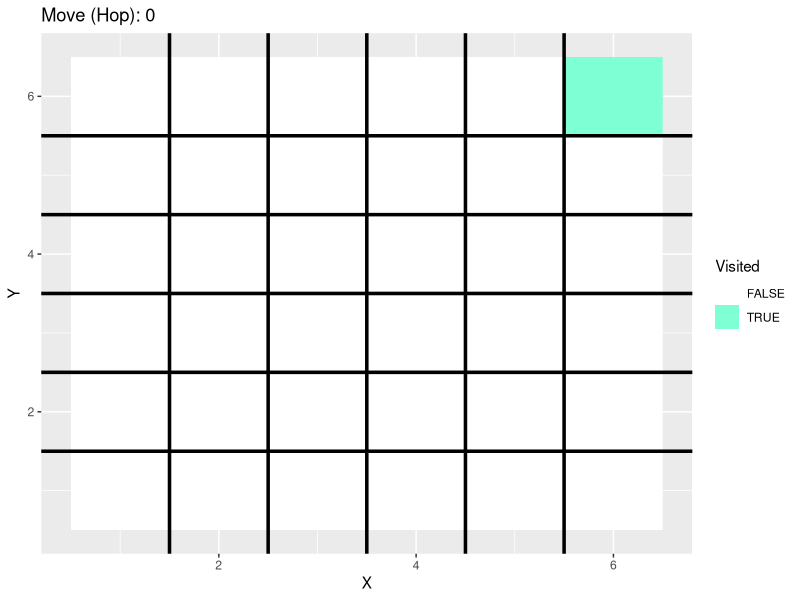
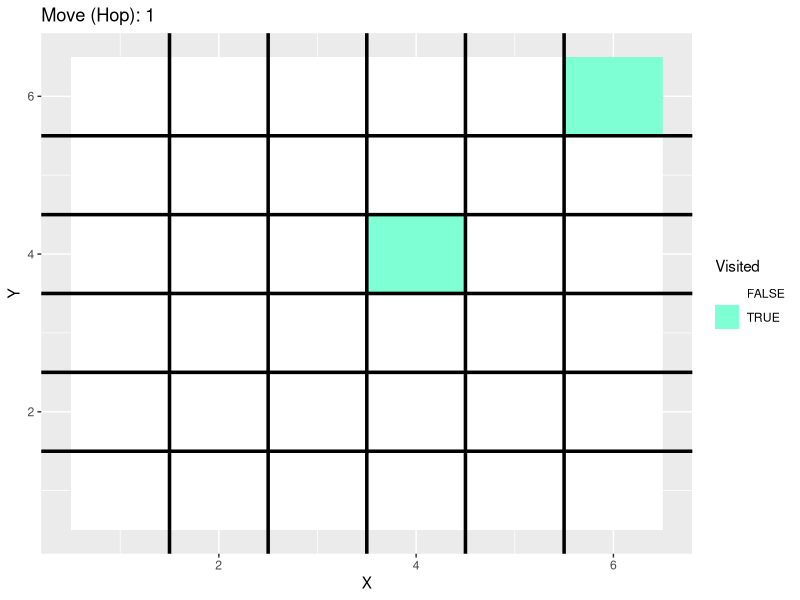
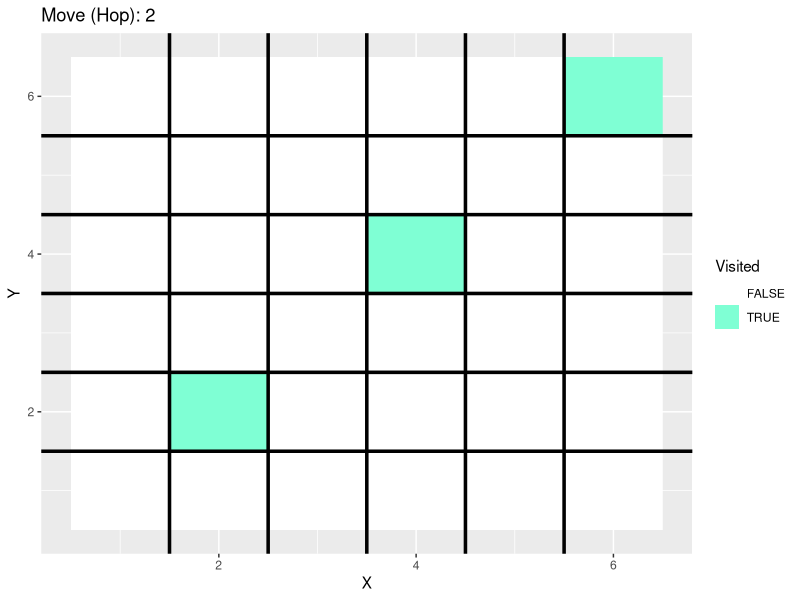
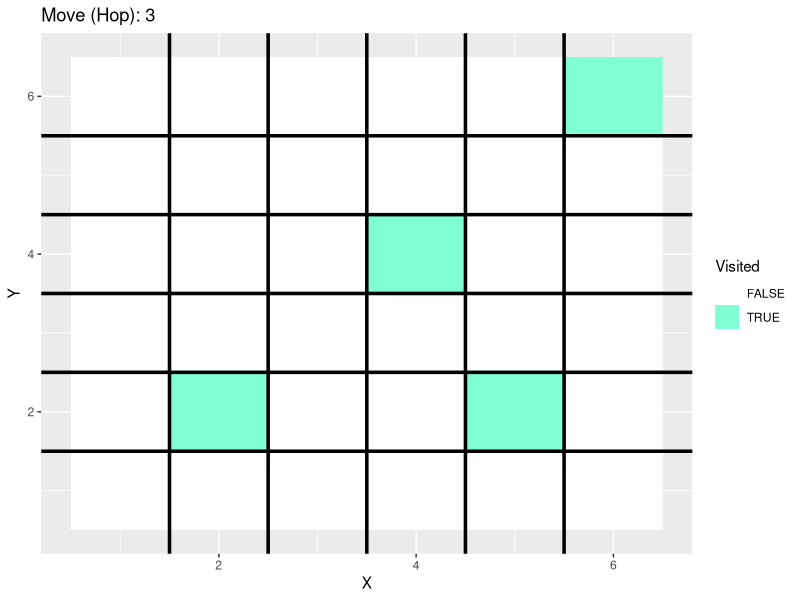
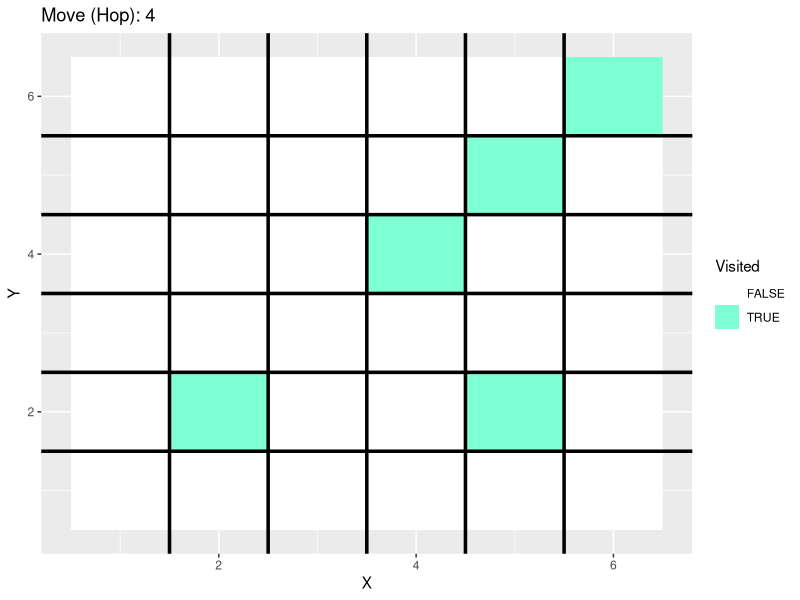
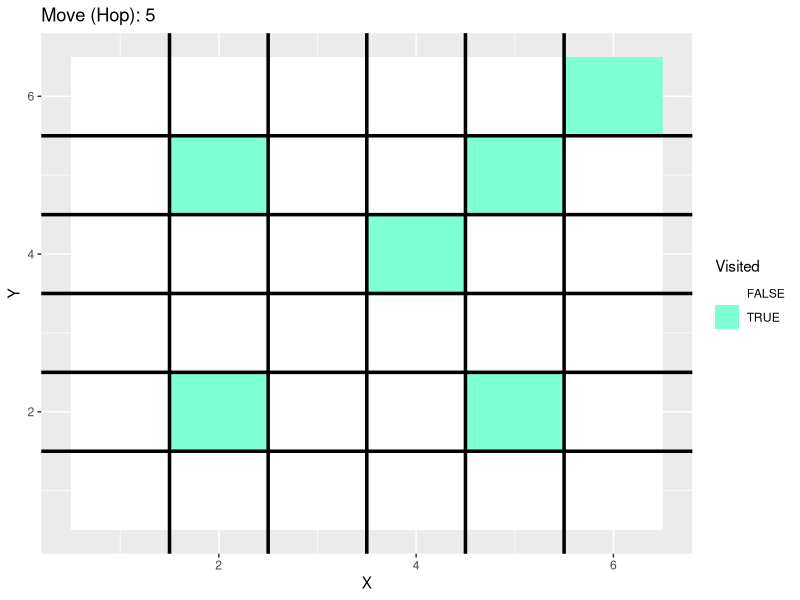
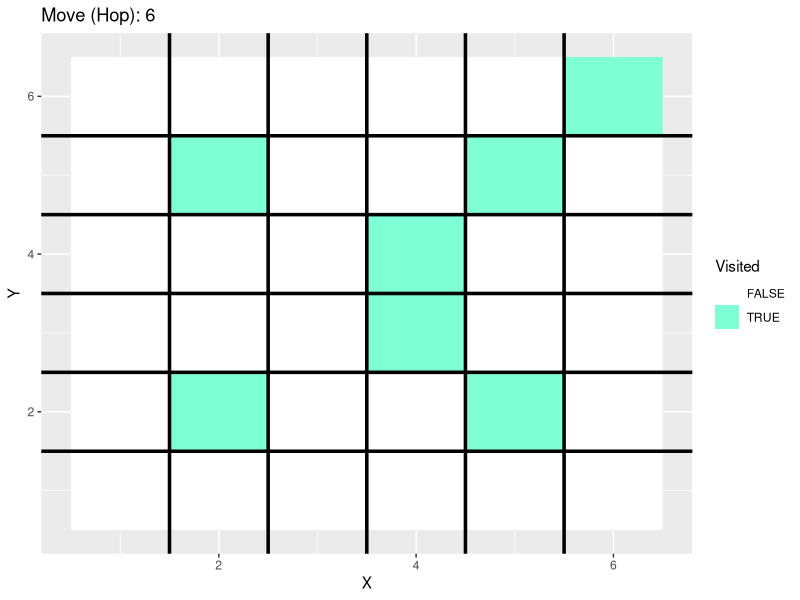
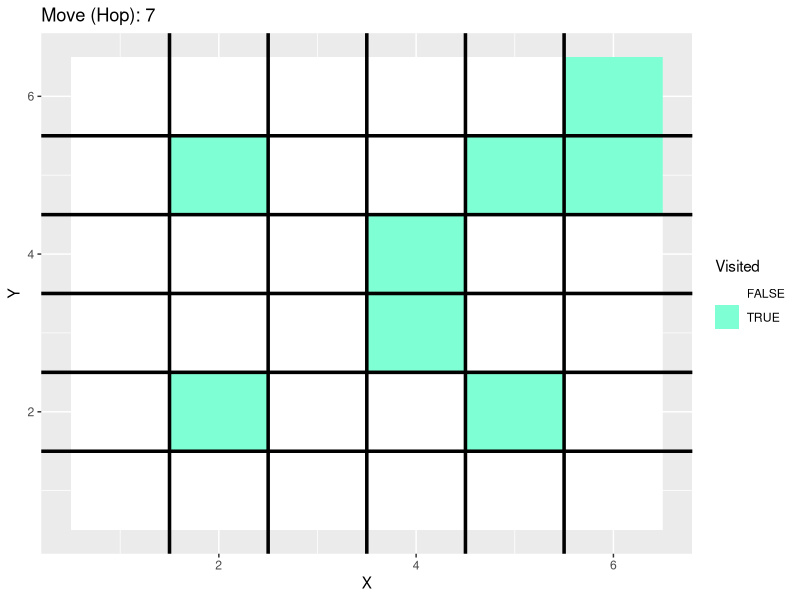

Recreate these plots in R, in order.
### Luke Benz
### Ridler Classic
### 7/27/2018

### Get Coordinates for potential move
move_coord <- function(move_type, x, y) {
  coordinates <- list("x" = vector(), "y" = vector())
  if(move_type == "left") {
    coordinates$x <- x - 3
    coordinates$y <- y
  }
  else if(move_type == "right") {
    coordinates$x <- x + 3
    coordinates$y <- rep(y, 1)
  }
  else if(move_type == "up") {
    coordinates$x <- rep(x, 1)
    coordinates$y <- y + 3
  }
  else if(move_type == "down") {
    coordinates$x <- rep(x, 1)
    coordinates$y <- y - 3
  }
  else if(move_type == "up_right") {
    coordinates$x <- x + 2
    coordinates$y <- y + 2
  }
  else if(move_type == "up_left") {
    coordinates$x <- x - 2
    coordinates$y <- y + 2
  }
  else if(move_type == "down_right") {
    coordinates$x <- x + 2
    coordinates$y <- y - 2
  }  
  else if(move_type == "down_left") {
    coordinates$x <- x - 2
    coordinates$y <- y - 2
  }
  return(coordinates)
}

### Test if move is valid
valid_move <- function(grid, coordinates) {
  n <- nrow(grid)
  ### Wrap-Around
  if(any(coordinates$y < 1) | any(coordinates$x < 1)) {
    return(F)
  }
  
  if(any(coordinates$y > n) | any(coordinates$x > n)) {
    return(F)
  }
  
  ### Already Visited
  for(k in 1:length(coordinates$x)) {
    if(grid[coordinates$y[k], coordinates$x[k]]) {
      return(F)
    }
  }
  
  return(T)
}

### Build Grid
reset_grid <- function(n) {
  matrix(F, nrow = n, ncol = n) 
}

xmoves <- c()
ymoves <- c()
moves_used <- c()
blank <- c()
fails <- 0

### Square Size
n <- 6

moves <- c("left", "right", "up", "down", "up_right", 
           "up_left", "down_right", "down_left")
grid <- reset_grid(n)

x <- sample(1:n, 1)
y <- sample(1:n, 1)
grid[y,x] <- T

while(any(!grid)) {
  xmoves <- c(xmoves, x)
  ymoves <- c(ymoves, y)
  
  
  ### Get Set of all Valid Moves
  z <- sapply(moves, move_coord, x, y) 
  good_moves <- vector() 
  for(i in 1:length(moves)) {
    if(valid_move(grid, list("x" = z[1,i][[1]], "y" = z[2,i][[1]]))) {
      good_moves <- c(good_moves, moves[i])
    }
  }
  
  ### Make Move, or Reset
  if(length(good_moves) >= 1) {
    move <- sample(good_moves, 1)
    moves_used <- c(moves_used, move)
    coordinates <- move_coord(move, x, y)
    for(k in 1:length(coordinates$x)) {
      grid[coordinates$y[k], coordinates$x[k]] <- T
    }
    x <- coordinates$x[k]
    y <- coordinates$y[k]
  }
  else{
    fails <- fails + 1
    blank <- c(blank, sum(!grid))
    if(fails %% 100 == 0) {
      print(paste("Fails:", fails))
    }
    xmoves <- c()
    ymoves <- c()
    moves_used <- c()
    grid <- reset_grid(n)
    x <- sample(1:n, 1)
    y <- sample(1:n, 1)
    grid[y,x] <- T
    
  }
}

### Min Legally Covered
table(blank)
n^2 - max(blank)

### Max Legally Covered
n^2 - min(blank)

frame <- expand.grid("x" = 1:n, "y" = 1:n)
frame$move <- 0
frame$covered <- F
frame$covered[frame$x == xmoves[1] &frame$y == ymoves[1]] <- T
all_frames <- frame
for(i in 1:length(moves_used)) {
  frame$move <- i
  coordinates <- move_coord(moves_used[i], xmoves[i], ymoves[i])
  for(k in 1:length(coordinates$x)) {
    frame$covered[frame$x == coordinates$x[k] & 
                    frame$y == coordinates$y[k]] <- T
  }
  
  all_frames <- rbind(all_frames, frame)
}

library(ggplot2)
library(dplyr)

pdf("riddler6.pdf")
for(i in 0:length(moves_used)) {
  if(i == length(moves_used)) {
    p <- ggplot(filter(all_frames, move == i), aes(x = x, y = y, fill = covered)) + 
      geom_raster() + scale_fill_manual("Visited", values = c("aquamarine1")) + 
      geom_vline(xintercept = 0.5 + 1:(n-1), color = "black", size = 1.2) + 
      geom_hline(yintercept = 0.5 + 1:(n-1), color = "black", size = 1.2) +
      labs(x = "X", y = "Y", title = paste("Move (Hop):", i))
    
  }
  else{
  p <- ggplot(filter(all_frames, move == i), aes(x = x, y = y, fill = covered)) + 
    geom_raster() + scale_fill_manual("Visited", values = c("white", "aquamarine1")) + 
    geom_vline(xintercept = 0.5 + 1:(n-1), color = "black", size = 1.2) + 
    geom_hline(yintercept = 0.5 + 1:(n-1), color = "black", size = 1.2) +
    labs(x = "X", y = "Y", title = paste("Move (Hop):", i))
  }
  print(p)
}
dev.off()
